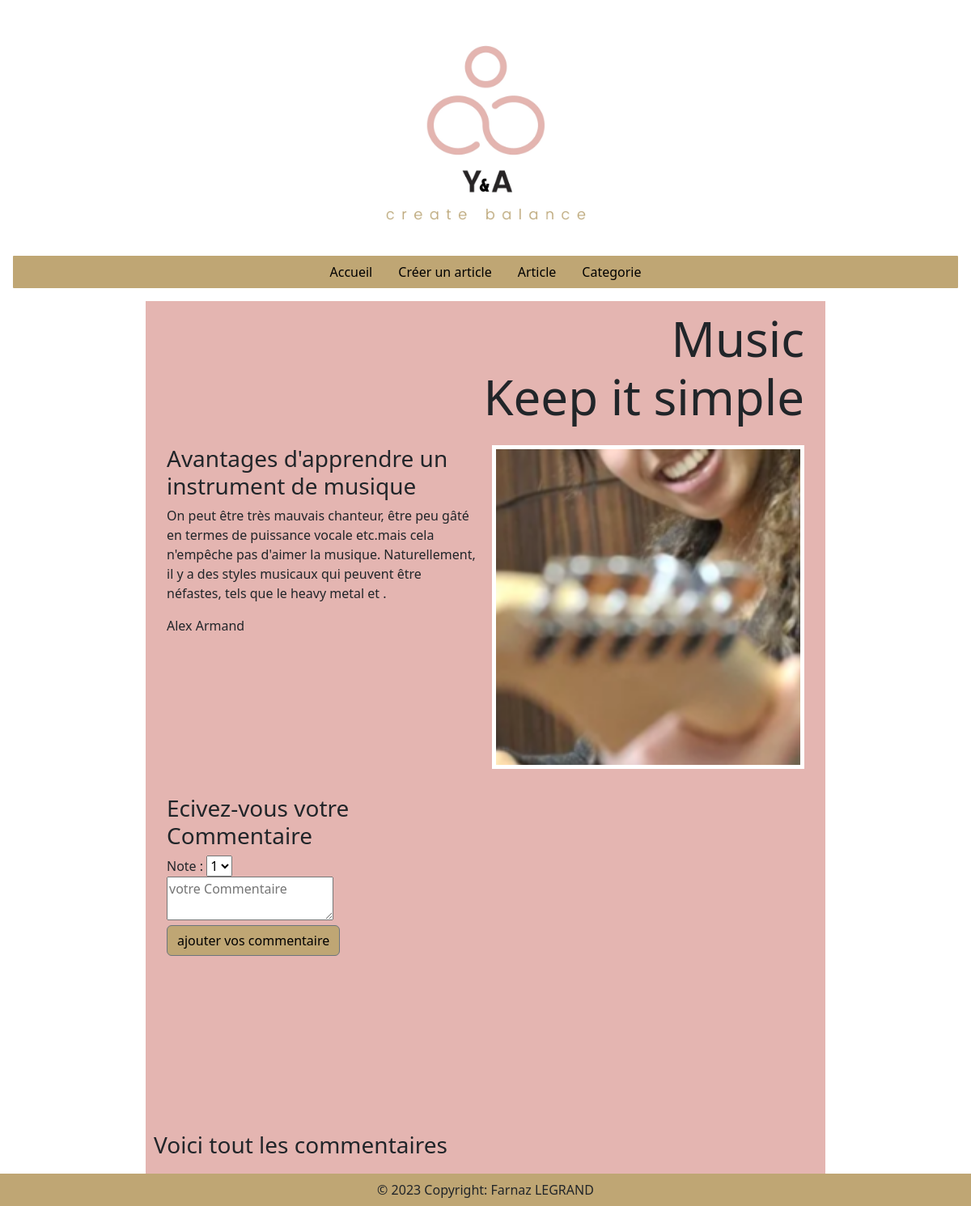
Page /article.php?id=3 on the committed database.
### tables this page shows
CREATE TABLE
    article (
        id INT PRIMARY KEY AUTO_INCREMENT,
        titre VARCHAR(255) NOT NULL,
        picname varchar(50) NOT NULL,
        contenu TEXT,
        author VARCHAR(128) NOT NULL,
        datepub DATE,
        id_category INT,
        Foreign Key (id_category) REFERENCES category(id)
    );

### src/Repository/ArticleRepository.php (called while the page is built, shortened)
<?php
class ArticleRepository
{
    public function findById(int $id): ?Article
    {
        $connection = Database::getConnection();
        $query = $connection->prepare("SELECT * FROM article WHERE id=:id ");
        $query->bindValue(":id", $id);
        $query->execute();
        foreach ($query->fetchAll() as $item) {
            return new Article($item['titre'], $item['picname'], $item['contenu'], $item['author'], $item['id'], $item['datepub']);
        }
        return null;
    }
}

### src/Enity/Article.php (called while the page is built, shortened)
<?php
class Article
{
	private string $titre;
	private string $picname;
	private string $contenu;
	private string $author;
	public function __construct(string $titre, string $picname, string $contenuu, string $author, ?int $id = null, ?DateTime $datepub = null)
	{
		$this->titre = $titre;
		$this->picname = $picname;
		$this->contenu = $contenuu;
		$this->author = $author;
	}
	public function getTitre(): string
	{
		return $this->titre;
	}
	public function getContenu(): string
	{
		return $this->contenu;
	}
	public function getAuthor(): string
	{
		return $this->author;
	}
	public function getPicname(): string
	{
		return $this->picname;
	}
}

### Public/article.php (the view, shortened to what this page needs)
<?php
include "../include/Header.php";
$repository = new ArticleRepository();
$article = $repository->findById($_GET["id"]);
?>
<main>
    <section>
        <div id="Keepitsimpl" class="music">
            <h1>Music <br>Keep it simple</h1>
        </div>
        <div class="image-grid2">
            <div>
                <h3>
                    <?= $article->getTitre() ?>
                </h3>
                <p>
                    <?= $article->getContenu() ?>
                </p>
                <p>
                    <?= $article->getAuthor() ?>
                </p>
            </div>
            <div>
                <img src="../assets/img/<?= $article->getPicname() ?>" class="card-img-top" width="100%" height="100%">
            </div>
        </div>
        <div class="image-grid2">
            <form action="" method="POST" enctype="">
                <h3>Ecivez-vous votre Commentaire</h3>
                <div>
                    <label for="category">Note : </label>
                    <select name="category" id="category">
                        <option value="1">1</option>
                    </select>
                </div>
                <div>
                    <textarea placeholder="votre Commentaire"></textarea>
                </div>
                <div>
                    <button type="submit" name="submit" value="ok" class="btn btn-outline-secondary" style="background-color:  #BFA674; color:#000
            ;"> ajouter vos commentaire
                    </button>
            </form>
        </div>
        <h3>Voici tout les commentaires</h3>
    </section>
</main>
<?php
include('../include/footer.php');

### Public/assets/css/my_css.css (style rules this page uses)
html { font-family: 'Lucida Sans', 'Lucida Sans Regular', 'Lucida Grande', 'Lucida Sans Unicode', Geneva, Verdana, sans-serif; }
body { margin: 0; padding: 0; }
section { background-color: #E4B5B1; width: 70%; margin: 0 auto; padding: 10px; }
img { width: 100%; height: 100%; object-fit: cover; border: 5px solid #ffffff; }
section h1 { position: relative; z-index: 1; text-align: center; align-items: center; font-size: 30px; }
.image-grid2 { --gap: 16px; --num-cols: 2; --row-height: 400px; box-sizing: border-box; padding: var(--gap); display: grid; grid-template-columns: repeat(var(--num-cols), 1fr); grid-auto-rows: var(--row-height); gap: var(--gap); }
img { width: 100%; height: 100%; object-fit: cover; }
.music h1 { text-align: right; font-size: 60px; max-width: 67vw; }

### rows in the picture
article: titre "Avantages d'apprendre un instrument de musique", contenu "On peut être très mauvais chanteur, être peu gâté en termes de puissance vocale etc.mais cela n'empêche pas d'aimer la musique. Naturellement, il y a des styles musicaux qui peuvent être néfastes, tels que le heavy metal et .", author "Alex Armand", picname (picture)
